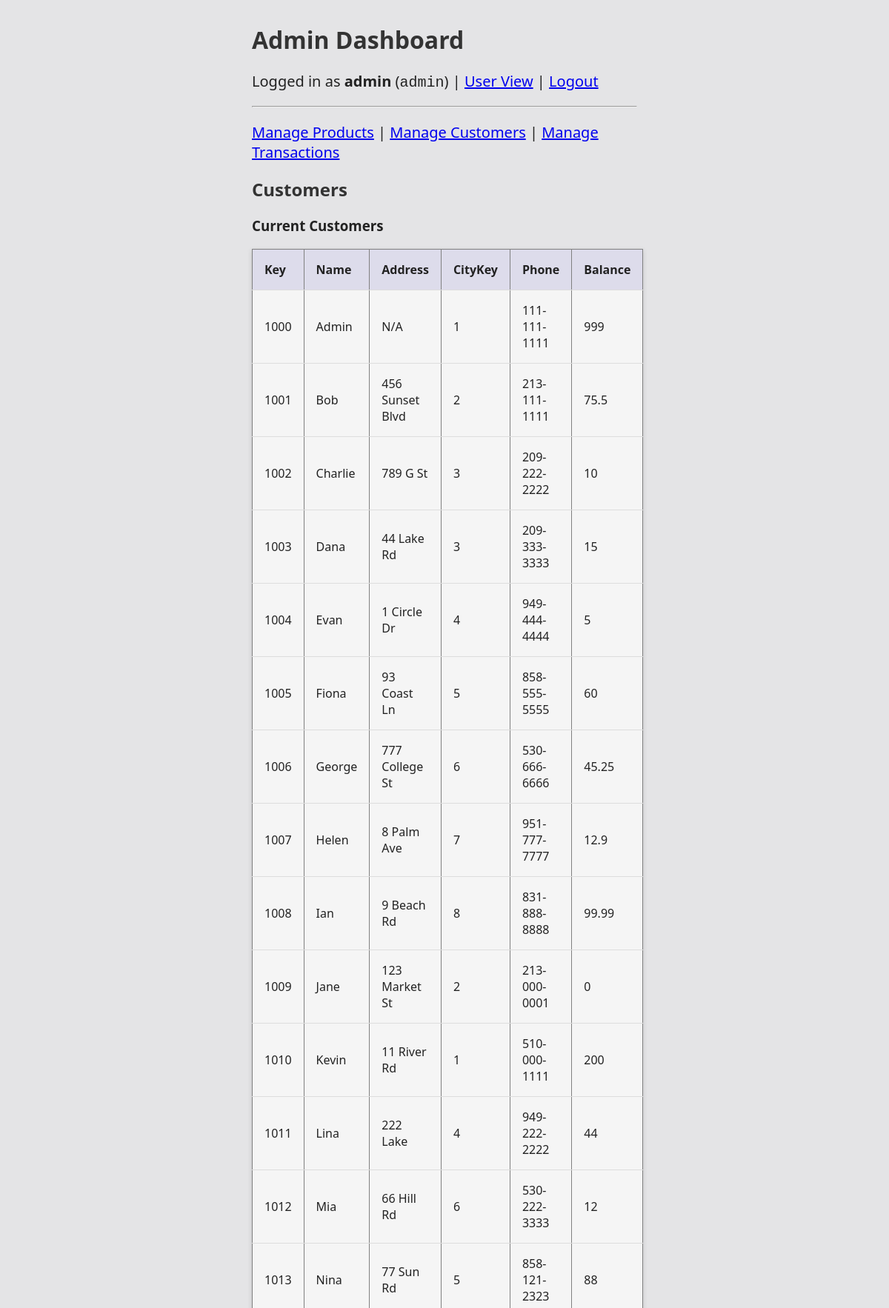
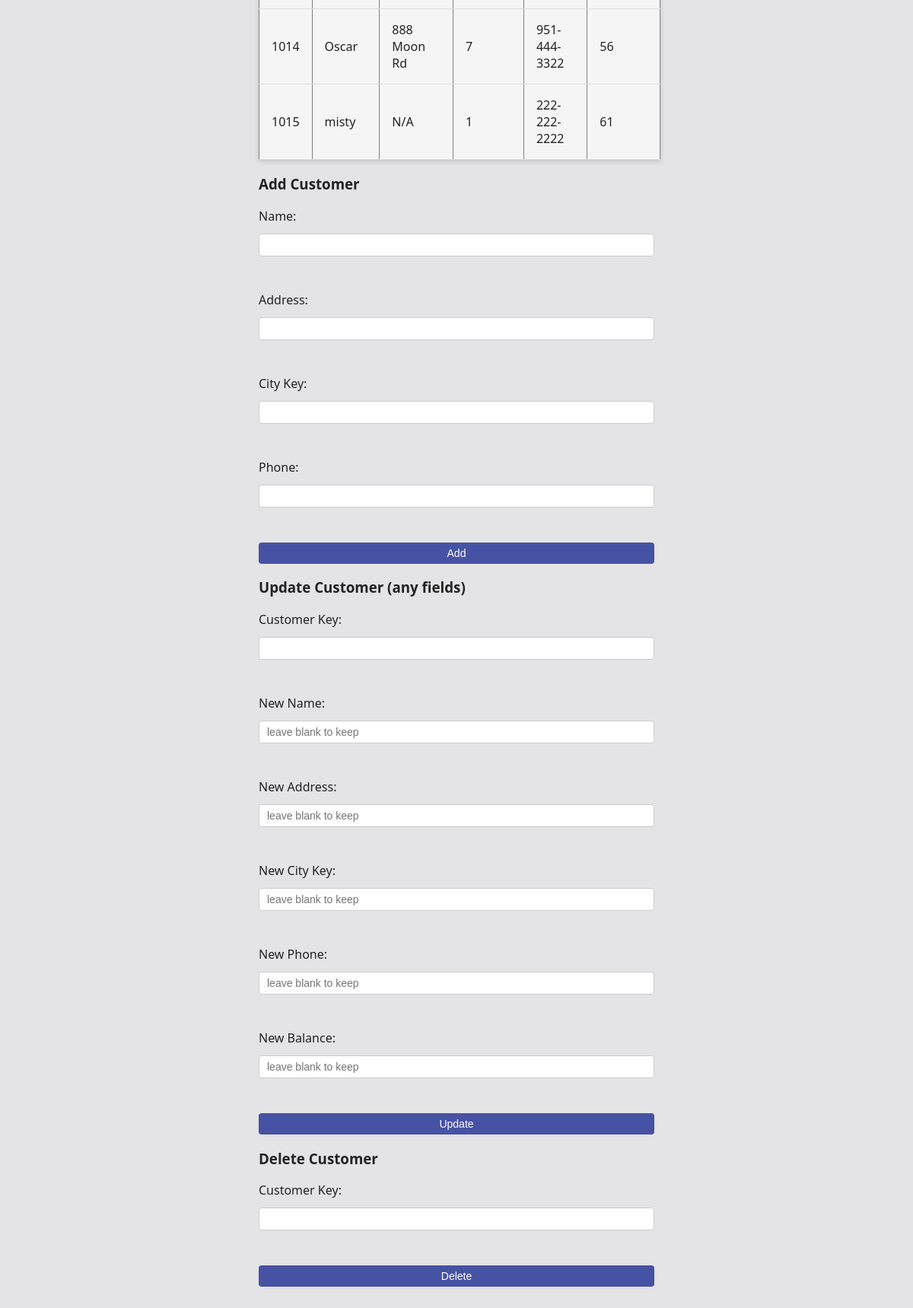
/admin/customers (signed in), run on the app's committed database (2 pictures, top to bottom).
### tables this page shows
CREATE TABLE customer (
  c_custKey decimal(4,0) NOT NULL,
  c_name char(25) NOT NULL,
  c_address varchar(40) NOT NULL,
  c_cityKey decimal(1,0) NOT NULL,
  c_phone char(15) NOT NULL,
  c_balance decimal(7,2) NOT NULL
);

### app.py (the view)
        def wrapped(*args, **kwargs):
            if "user_id" not in session:
                flash("Please log in first.", "error")
                return redirect(url_for("login"))
            if role is not None and session.get("role") != role:
                flash("You are not authorized to view this page.", "error")
                return redirect(url_for("home"))
            return fn(*args, **kwargs)

### app.py (called while the page is built, shortened)
def get_db_connection():
    conn = sqlite3.connect(DB_PATH)
    conn.row_factory = sqlite3.Row
    return conn

def login_required(role=None):
    def decorator(fn):
        def wrapped(*args, **kwargs):
            if "user_id" not in session:
                flash("Please log in first.", "error")
                return redirect(url_for("login"))
            if role is not None and session.get("role") != role:
                flash("You are not authorized to view this page.", "error")
                return redirect(url_for("home"))
            return fn(*args, **kwargs)
        wrapped.__name__ = fn.__name__
        return wrapped
    return decorator

@app.route("/admin/customers", methods=["GET", "POST"])
@login_required(role="admin")
def admin_customers():
    conn = get_db_connection()
    cur = conn.cursor()
    cur.execute("""
        SELECT c.c_custKey, c.c_name, c.c_address, c.c_cityKey, c.c_phone, c.c_balance
        FROM customer c
        ORDER BY c.c_custKey;
    """)
    customers = cur.fetchall()
    conn.close()
    return render_template("admin.html", section="customers", customers=customers)

### templates/admin.html (shortened to what this page needs)
{% extends "base.html" %}
{% block body %}
<div class="container">
  <h1>Admin Dashboard</h1>
  <p>
    Logged in as <strong>{{ session.username }}</strong>
    (<code>{{ session.role }}</code>)
    | <a href="{{ url_for('home') }}">User View</a>
    | <a href="{{ url_for('logout') }}">Logout</a>
  </p>
  <hr>
  <p>
    <a href="{{ url_for('admin_products') }}">Manage Products</a> |
    <a href="{{ url_for('admin_customers') }}">Manage Customers</a> |
    <a href="{{ url_for('admin_transactions') }}">Manage Transactions</a>
  </p>
{% if section == "products" %}
  <h2>Products</h2>
  <h3>Current Products</h3>
  <table border="1" cellpadding="4" cellspacing="0">
    <tr>
      <th>Key</th><th>Name</th><th>Category</th><th>Size</th><th>Price</th>
    </tr>
    {% for p in products %}
    <tr>
      <td>{{ p.p_productKey }}</td>
      <td>{{ p.p_name }}</td>
      <td>{{ p.p_category }}</td>
      <td>{{ p.p_size }}</td>
      <td>{{ p.p_price }}</td>
    </tr>
    {% endfor %}
  </table>
  <h3>Add Product</h3>
  <form method="POST" action="{{ url_for('admin_products') }}">
    <input type="hidden" name="action" value="add">
    <label>Name:</label><input name="name"><br>
    <label>Category:</label><input name="category" placeholder="APPAREL/MERCH/STAT/TECH"><br>
    <label>Size:</label><input name="size" placeholder="S/M/L"><br>
    <label>Price:</label><input type="number" step="0.01" name="price"><br>
    <button type="submit">Add</button>
  </form>
  <h3>Update Product (any fields)</h3>
  <form method="POST" action="{{ url_for('admin_products') }}">
    <input type="hidden" name="action" value="update">
    <label>Product Key:</label><input name="productKey"><br>
    <label>New Name:</label><input name="name" placeholder="leave blank to keep"><br>
    <label>New Category:</label><input name="category" placeholder="leave blank to keep"><br>
    <label>New Size:</label><input name="size" placeholder="leave blank to keep"><br>
    <label>New Price:</label><input type="number" step="0.01" name="price" placeholder="leave blank to keep"><br>
    <button type="submit">Update</button>
  </form>
  <h3>Delete Product</h3>
  <form method="POST" action="{{ url_for('admin_products') }}">
    <input type="hidden" name="action" value="delete">
    <label>Product Key:</label><input name="productKey"><br>
    <button type="submit">Delete</button>
  </form>
{% elif section == "customers" %}
  <h2>Customers</h2>
  <h3>Current Customers</h3>
  <table border="1" cellpadding="4" cellspacing="0">
    <tr>
      <th>Key</th><th>Name</th><th>Address</th><th>CityKey</th><th>Phone</th><th>Balance</th>
    </tr>
    {% for c in customers %}
    <tr>
      <td>{{ c.c_custKey }}</td>
      <td>{{ c.c_name }}</td>
      <td>{{ c.c_address }}</td>
      <td>{{ c.c_cityKey }}</td>
      <td>{{ c.c_phone }}</td>
      <td>{{ c.c_balance }}</td>
    </tr>
    {% endfor %}
  </table>
  <h3>Add Customer</h3>
  <form method="POST" action="{{ url_for('admin_customers') }}">
    <label>Name:</label><input name="name"><br>
    <label>Address:</label><input name="address"><br>
    <label>City Key:</label><input name="cityKey"><br>
    <label>Phone:</label><input name="phone"><br>
    <button type="submit">Add</button>
  </form>
  <h3>Update Customer (any fields)</h3>
  <form method="POST" action="{{ url_for('admin_customers') }}">
    <label>Customer Key:</label><input name="custKey"><br>
    <label>New Name:</label><input name="name" placeholder="leave blank to keep"><br>
    <label>New Address:</label><input name="address" placeholder="leave blank to keep"><br>
    <label>New City Key:</label><input name="cityKey" placeholder="leave blank to keep"><br>
    <label>New Phone:</label><input name="phone" placeholder="leave blank to keep"><br>
    <label>New Balance:</label><input type="number" step="0.01" name="balance" placeholder="leave blank to keep"><br>
    <button type="submit">Update</button>
  </form>
  <h3>Delete Customer</h3>
  <form method="POST" action="{{ url_for('admin_customers') }}">
    <label>Customer Key:</label><input name="custKey"><br>
    <button type="submit">Delete</button>
  </form>
  {% else %}
    <p>Select a section above to manage Products, Customers, or Transactions.</p>
  {% endif %}
</div>
{% endblock %}

### static/styles.css (style rules this page uses)
body { font-family: system-ui, Arial, sans-serif; background-color: #f5f5f5; background-color: #e4e4e6; color: #222; margin: 0; padding: 0; }
.container { max-width: 60vw; min-height: 50vh; margin-top: 5rem; margin: 0 auto; }
h1, h2 { color: #333; }
p { font-size: 20px; }
input { padding: 6px 10px; border: 1px solid #ccc; border-radius: 4px; font-size: 14px; }
button { background-color: #4652a3; color: white; border: none; border-radius: 4px; padding: 6px 12px; cursor: pointer; font-size: 14px; }
table { width: 100%; border-collapse: collapse; margin-top: 12px; overflow: hidden; background-color: #f5f5f5; box-shadow: 0 2px 6px rgba(59, 59, 59, 0.2); }
th, td { text-align: left; padding: 8px; padding: 1rem; border-bottom: 1px solid #ddd; }
th { background-color: #f0f0f0; background-color: #dddceb; }

### templates/base.html (style rules this page uses)
body { font-family: system-ui, Arial, sans-serif; margin: 2rem; }
.container { max-width: 520px; margin: 0 auto; }
form { display:grid; gap:.75rem }

### data on the page
customer: username "admin", role "admin", c_custKey "1000", c_name "Admin", c_address "N/A", c_cityKey "1", c_phone "111-111-1111", c_balance "999"
customer: c_custKey "1001", c_name "Bob", c_address "456 Sunset Blvd", c_cityKey "2", c_phone "213-111-1111", c_balance "75.5"
customer: c_custKey "1002", c_name "Charlie", c_address "789 G St", c_cityKey "3", c_phone "209-222-2222", c_balance "10"
customer: c_custKey "1003", c_name "Dana", c_address "44 Lake Rd", c_cityKey "3", c_phone "209-333-3333", c_balance "15"
customer: c_custKey "1004", c_name "Evan", c_address "1 Circle Dr", c_cityKey "4", c_phone "949-444-4444", c_balance "5"
customer: c_custKey "1005", c_name "Fiona", c_address "93 Coast Ln", c_cityKey "5", c_phone "858-555-5555", c_balance "60"
customer: c_custKey "1006", c_name "George", c_address "777 College St", c_cityKey "6", c_phone "530-666-6666", c_balance "45.25"
customer: c_custKey "1007", c_name "Helen", c_address "8 Palm Ave", c_cityKey "7", c_phone "951-777-7777", c_balance "12.9"
customer: c_custKey "1008", c_name "Ian", c_address "9 Beach Rd", c_cityKey "8", c_phone "831-888-8888", c_balance "99.99"
customer: c_custKey "1009", c_name "Jane", c_address "123 Market St", c_cityKey "2", c_phone "213-000-0001", c_balance "0"
customer: c_custKey "1010", c_name "Kevin", c_address "11 River Rd", c_cityKey "1", c_phone "510-000-1111", c_balance "200"
customer: c_custKey "1011", c_name "Lina", c_address "222 Lake", c_cityKey "4", c_phone "949-222-2222", c_balance "44"
customer: c_custKey "1012", c_name "Mia", c_address "66 Hill Rd", c_cityKey "6", c_phone "530-222-3333", c_balance "12"
customer: c_custKey "1013", c_name "Nina", c_address "77 Sun Rd", c_cityKey "5", c_phone "858-121-2323", c_balance "88"
customer: c_custKey "1014", c_name "Oscar", c_address "888 Moon Rd", c_cityKey "7", c_phone "951-444-3322", c_balance "56"
customer: c_custKey "1015", c_name "misty", c_address "N/A", c_cityKey "1", c_phone "222-222-2222", c_balance "61"
